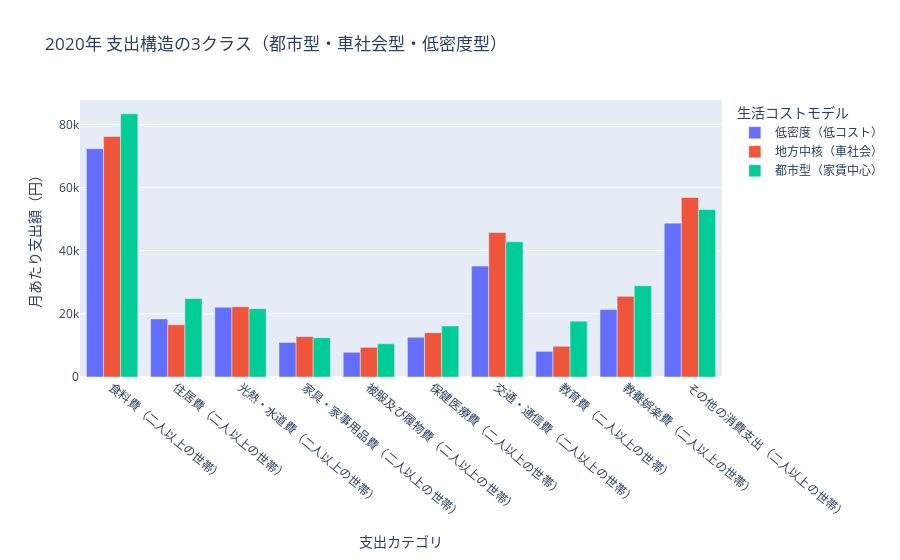

Notebook code cell kept with this figure:
### Code cell
import pandas as pd
import numpy as np
from sklearn.preprocessing import StandardScaler
from sklearn.cluster import KMeans
import plotly.express as px
import plotly.io as pio

CSV_PATH = "SSDSE-B-2025.csv"
TARGET_YEAR = 2020

df = pd.read_csv(CSV_PATH)
df_year = df[df["年度"] == TARGET_YEAR].copy()

# 支出カテゴリ
spend_cols = [
    "食料費（二人以上の世帯）",
    "住居費（二人以上の世帯）",
    "光熱・水道費（二人以上の世帯）",
    "家具・家事用品費（二人以上の世帯）",
    "被服及び履物費（二人以上の世帯）",
    "保健医療費（二人以上の世帯）",
    "交通・通信費（二人以上の世帯）",
    "教育費（二人以上の世帯）",
    "教養娯楽費（二人以上の世帯）",
    "その他の消費支出（二人以上の世帯）"
]

# 合計支出
df_year["総支出"] = df_year[spend_cols].sum(axis=1)

# 重要：比率特徴量を追加（これで地方中核を明確にする）
df_year["交通比率"] = df_year["交通・通信費（二人以上の世帯）"] / df_year["総支出"]
df_year["住居比率"] = df_year["住居費（二人以上の世帯）"] / df_year["総支出"]
df_year["教育比率"] = df_year["教育費（二人以上の世帯）"] / df_year["総支出"]

# K-means 用データ
X = df_year[spend_cols + ["交通比率", "住居比率", "教育比率"]]

# 標準化
scaler = StandardScaler()
X_scaled = scaler.fit_transform(X)

# K-means（3クラス）
kmeans = KMeans(n_clusters=3, random_state=42)
labels = kmeans.fit_predict(X_scaled)

df_year["クラスタ"] = labels

# クラスタ中心の元スケール値
centers = scaler.inverse_transform(kmeans.cluster_centers_)
centers_df = pd.DataFrame(centers, columns=X.columns)

# クラス名を自動で付ける
class_names = {}
for idx, row in centers_df.iterrows():
    if row["住居費（二人以上の世帯）"] == centers_df["住居費（二人以上の世帯）"].max():
        class_names[idx] = "都市型（家賃中心）"
    elif row["交通比率"] == centers_df["交通比率"].max():
        class_names[idx] = "地方中核（車社会）"
    else:
        class_names[idx] = "低密度（低コスト）"

df_year["生活コストモデル"] = df_year["クラスタ"].map(class_names)

# クラスごとの平均
plot_df = df_year.groupby("生活コストモデル")[spend_cols].mean().reset_index()

# ロング化
df_long = plot_df.melt(id_vars="生活コストモデル", var_name="カテゴリ", value_name="支出額")

fig = px.bar(
    df_long,
    x="カテゴリ",
    y="支出額",
    color="生活コストモデル",
    barmode="group",
    title="2020年 支出構造の3クラス（都市型・車社会型・低密度型）",
    labels={"支出額": "月あたり支出額（円）", "カテゴリ": "支出カテゴリ"}
)

fig.update_layout(xaxis_tickangle=40)
fig.show()

### Figure 1 — Plotly figure (JSON) as saved in the notebook; plotly's stock layout.template omitted (floating-point values rounded to 4 significant figures)
{"data": [{"alignmentgroup": "True", "hovertemplate": "生活コストモデル=低密度（低コスト）<br>支出カテゴリ=%{x}<br>月あたり支出額（円）=%{y}<extra></extra>", "legendgroup": "低密度（低コスト）", "marker": {"color": "#636efa", "pattern": {"shape": ""}}, "name": "低密度（低コスト）", "offsetgroup": "低密度（低コスト）", "orientation": "v", "showlegend": true, "textposition": "auto", "type": "bar", "x": ["食料費（二人以上の世帯）", "住居費（二人以上の世帯）", "光熱・水道費（二人以上の世帯）", "家具・家事用品費（二人以上の世帯）", "被服及び履物費（二人以上の世帯）", "保健医療費（二人以上の世帯）", "交通・通信費（二人以上の世帯）", "教育費（二人以上の世帯）", "教養娯楽費（二人以上の世帯）", "その他の消費支出（二人以上の世帯）"], "xaxis": "x", "y": [72260.0, 18380.0, 22060.0, 10940.0, 7829.0, 12590.0, 35110.0, 8128.0, 21350.0, 48710.0], "yaxis": "y"}, {"alignmentgroup": "True", "hovertemplate": "生活コストモデル=地方中核（車社会）<br>支出カテゴリ=%{x}<br>月あたり支出額（円）=%{y}<extra></extra>", "legendgroup": "地方中核（車社会）", "marker": {"color": "#EF553B", "pattern": {"shape": ""}}, "name": "地方中核（車社会）", "offsetgroup": "地方中核（車社会）", "orientation": "v", "showlegend": true, "textposition": "auto", "type": "bar", "x": ["食料費（二人以上の世帯）", "住居費（二人以上の世帯）", "光熱・水道費（二人以上の世帯）", "家具・家事用品費（二人以上の世帯）", "被服及び履物費（二人以上の世帯）", "保健医療費（二人以上の世帯）", "交通・通信費（二人以上の世帯）", "教育費（二人以上の世帯）", "教養娯楽費（二人以上の世帯）", "その他の消費支出（二人以上の世帯）"], "xaxis": "x", "y": [76170.0, 16510.0, 22250.0, 12800.0, 9397.0, 14020.0, 45730.0, 9724.0, 25526, 56824], "yaxis": "y"}, {"alignmentgroup": "True", "hovertemplate": "生活コストモデル=都市型（家賃中心）<br>支出カテゴリ=%{x}<br>月あたり支出額（円）=%{y}<extra></extra>", "legendgroup": "都市型（家賃中心）", "marker": {"color": "#00cc96", "pattern": {"shape": ""}}, "name": "都市型（家賃中心）", "offsetgroup": "都市型（家賃中心）", "orientation": "v", "showlegend": true, "textposition": "auto", "type": "bar", "x": ["食料費（二人以上の世帯）", "住居費（二人以上の世帯）", "光熱・水道費（二人以上の世帯）", "家具・家事用品費（二人以上の世帯）", "被服及び履物費（二人以上の世帯）", "保健医療費（二人以上の世帯）", "交通・通信費（二人以上の世帯）", "教育費（二人以上の世帯）", "教養娯楽費（二人以上の世帯）", "その他の消費支出（二人以上の世帯）"], "xaxis": "x", "y": [83310.0, 24840, 21620.0, 12410.0, 10520.0, 16141, 42790.0, 17690.0, 28860.0, 52990.0], "yaxis": "y"}], "layout": {"barmode": "group", "legend": {"title": {"text": "生活コストモデル"}, "tracegroupgap": 0}, "title": {"text": "2020年 支出構造の3クラス（都市型・車社会型・低密度型）"}, "xaxis": {"anchor": "y", "domain": [0, 1], "tickangle": 40, "title": {"text": "支出カテゴリ"}}, "yaxis": {"anchor": "x", "domain": [0, 1], "title": {"text": "月あたり支出額（円）"}}}}
